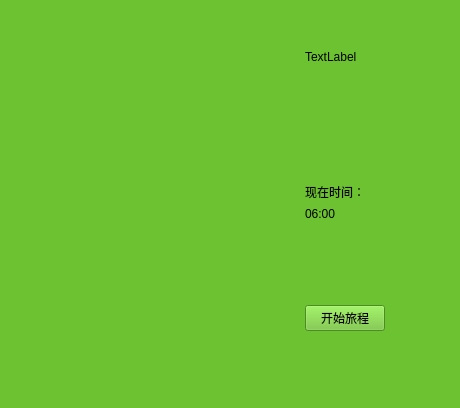
<?xml version="1.0" encoding="UTF-8"?>
<ui version="4.0">
 <class>start</class>
 <widget class="QWidget" name="start">
  <property name="geometry">
   <rect>
    <x>0</x>
    <y>0</y>
    <width>460</width>
    <height>408</height>
   </rect>
  </property>
  <property name="windowTitle">
   <string>Form</string>
  </property>
  <property name="styleSheet">
   <string notr="true">background-color: rgb(108, 194, 49);</string>
  </property>
  <layout class="QGridLayout" name="gridLayout_2">
   <item row="2" column="2" alignment="Qt::AlignLeft|Qt::AlignTop">
    <widget class="QLabel" name="sysTimeUi">
     <property name="maximumSize">
      <size>
       <width>124</width>
       <height>361</height>
      </size>
     </property>
     <property name="text">
      <string>06:00</string>
     </property>
    </widget>
   </item>
   <item row="3" column="2" alignment="Qt::AlignLeft|Qt::AlignTop">
    <widget class="QPushButton" name="startTrip">
     <property name="text">
      <string>开始旅程</string>
     </property>
    </widget>
   </item>
   <item row="0" column="0" rowspan="4" colspan="2">
    <layout class="QGridLayout" name="gridLayout"/>
   </item>
   <item row="1" column="2" alignment="Qt::AlignBottom">
    <widget class="QLabel" name="label">
     <property name="text">
      <string>现在时间：</string>
     </property>
    </widget>
   </item>
   <item row="0" column="2">
    <widget class="QLabel" name="label_2">
     <property name="text">
      <string>TextLabel</string>
     </property>
    </widget>
   </item>
  </layout>
 </widget>
 <resources/>
 <connections/>
</ui>
